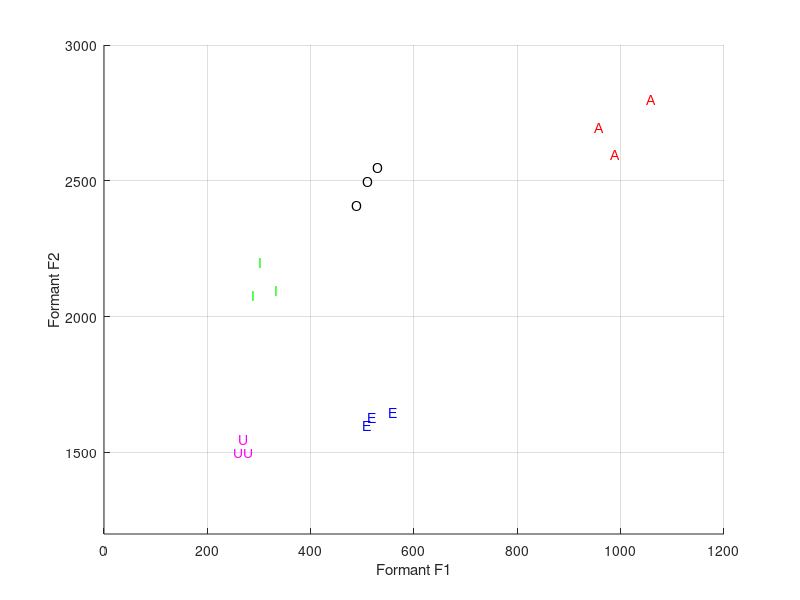

The MATLAB script that drew this image:
% estimated formants (F1 nand F2) for each vowel sounds [A1 A2 A3] etc
AF1 = [980 950 1050]; 
EF1 = [550 500 510]; 
IF1 = [330 300 285];
OF1 = [480 500 520]; 
UF1 = [250 270 260];
AF2 = [2600 2700 2800]; 
EF2 = [1650 1600 1630]; 
IF2 = [2100 2200 2080]; 
OF2 = [2410 2500 2550]; 
UF2 = [1500 1500 1550];
% Using TEXT fucntion to plot the character along the data
text(AF1,AF2,'A','fontname','arial','color','red')
text(EF1,EF2,'E','fontname','arial','color','blue')
text(IF1,IF2,'I','fontname','arial','color','green')
text(OF1,OF2,'O','fontname','arial','color','black')
text(UF1,UF2,'U','fontname','arial','color','magenta')
grid on;
% Manually set axis limits and labels
xlim([0 1200])
ylim([1200 3000])
xlabel('Formant F1');
ylabel('Formant F2');
